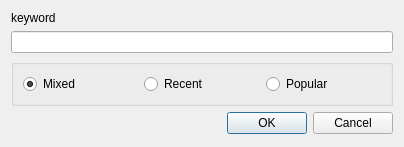
<?xml version="1.0" encoding="UTF-8"?>
<ui version="4.0">
 <class>DlgAddSearch</class>
 <widget class="QDialog" name="DlgAddSearch">
  <property name="geometry">
   <rect>
    <x>0</x>
    <y>0</y>
    <width>404</width>
    <height>147</height>
   </rect>
  </property>
  <property name="sizePolicy">
   <sizepolicy hsizetype="Preferred" vsizetype="Preferred">
    <horstretch>0</horstretch>
    <verstretch>0</verstretch>
   </sizepolicy>
  </property>
  <property name="maximumSize">
   <size>
    <width>2048</width>
    <height>147</height>
   </size>
  </property>
  <property name="windowTitle">
   <string>Search</string>
  </property>
  <layout class="QGridLayout" name="gridLayout">
   <item row="2" column="0">
    <widget class="QLineEdit" name="searchText"/>
   </item>
   <item row="4" column="0">
    <widget class="QDialogButtonBox" name="buttonBox">
     <property name="orientation">
      <enum>Qt::Horizontal</enum>
     </property>
     <property name="standardButtons">
      <set>QDialogButtonBox::Cancel|QDialogButtonBox::Ok</set>
     </property>
    </widget>
   </item>
   <item row="1" column="0">
    <widget class="QLabel" name="label">
     <property name="sizePolicy">
      <sizepolicy hsizetype="Preferred" vsizetype="Maximum">
       <horstretch>0</horstretch>
       <verstretch>0</verstretch>
      </sizepolicy>
     </property>
     <property name="text">
      <string>keyword</string>
     </property>
    </widget>
   </item>
   <item row="3" column="0">
    <widget class="QGroupBox" name="type">
     <property name="sizePolicy">
      <sizepolicy hsizetype="Preferred" vsizetype="Maximum">
       <horstretch>0</horstretch>
       <verstretch>0</verstretch>
      </sizepolicy>
     </property>
     <property name="title">
      <string/>
     </property>
     <layout class="QHBoxLayout" name="horizontalLayout">
      <item>
       <widget class="QRadioButton" name="typeMixed">
        <property name="text">
         <string>Mixed</string>
        </property>
        <property name="checked">
         <bool>true</bool>
        </property>
       </widget>
      </item>
      <item>
       <widget class="QRadioButton" name="typeRecent">
        <property name="text">
         <string>Recent</string>
        </property>
       </widget>
      </item>
      <item>
       <widget class="QRadioButton" name="typePopular">
        <property name="text">
         <string>Popular</string>
        </property>
       </widget>
      </item>
     </layout>
    </widget>
   </item>
  </layout>
 </widget>
 <tabstops>
  <tabstop>searchText</tabstop>
  <tabstop>typeMixed</tabstop>
  <tabstop>typeRecent</tabstop>
  <tabstop>typePopular</tabstop>
  <tabstop>buttonBox</tabstop>
 </tabstops>
 <resources/>
 <connections>
  <connection>
   <sender>buttonBox</sender>
   <signal>accepted()</signal>
   <receiver>DlgAddSearch</receiver>
   <slot>accept()</slot>
   <hints>
    <hint type="sourcelabel">
     <x>248</x>
     <y>254</y>
    </hint>
    <hint type="destinationlabel">
     <x>157</x>
     <y>274</y>
    </hint>
   </hints>
  </connection>
  <connection>
   <sender>buttonBox</sender>
   <signal>rejected()</signal>
   <receiver>DlgAddSearch</receiver>
   <slot>reject()</slot>
   <hints>
    <hint type="sourcelabel">
     <x>316</x>
     <y>260</y>
    </hint>
    <hint type="destinationlabel">
     <x>286</x>
     <y>274</y>
    </hint>
   </hints>
  </connection>
 </connections>
</ui>
